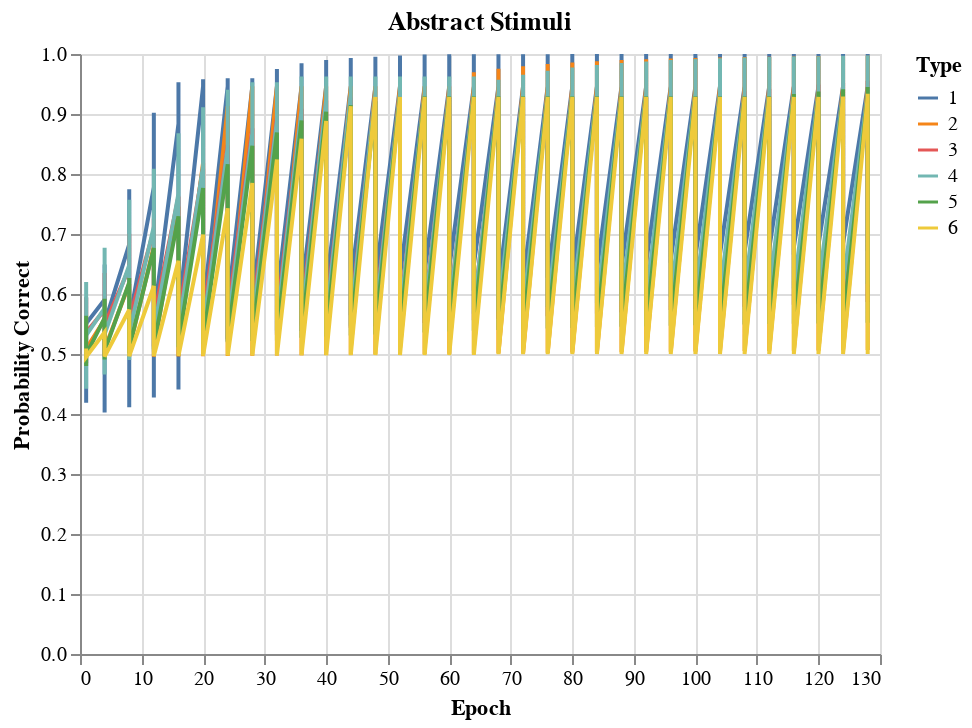

Notebook cell for this chart:
### Code cell
import glob
import pandas as pd
import altair as alt

alt.data_transformers.disable_max_rows()

# load in csv files from abstract simulations
#abstract_results = glob.glob('results/abstract/*')
#abstract_results = glob.glob('csv/abstract/*')
abstract_results = glob.glob('csv_test/abstract/*')
results = sorted(abstract_results)

# create a list to store each the dataframe loaded from each csv
results_lst = []
for filename in results:
    df = pd.read_csv(filename, index_col=0, header=0)
    max_epochs = filename.split('_')[-1][:-4]  # extract max epochs
    df['Max Epochs'] = max_epochs
    results_lst.append(df)

# combine csv files using pandas
abstract_results_df = pd.concat(results_lst, axis=0, ignore_index=True)
df.to_csv('csv_test/hm.csv')

# create the base plotting object
# mark_point() specifies to plot each data point
# mark_line() specifies to plot lines between points
# encode() and its arguments specify which columns from the data frame to read from and plot
base = alt.Chart(abstract_results_df).mark_point(filled=True).mark_line().encode(
    x=alt.X('Epoch'),
    y=alt.Y('Probability Correct', scale=alt.Scale(domain=(0, 1))),
    color='Type:N'
)

# create filters for each variable
#models = ['resnet18', 'resnet152']
models = ['mlp', 'alcove']
model_dropdown = alt.binding_radio(options=models)
model_select = alt.selection_single(fields=['Model'], bind=model_dropdown, name='model')

nets = ['resnet18','resnet152','vgg11']
net_dropdown = alt.binding_radio(options=nets)
net_select = alt.selection_single(fields=['Net'], bind=net_dropdown, name='net')

types = [1, 2, 3, 4, 5, 6]
type_dropdown = alt.binding_radio(options=types)
type_select = alt.selection_single(fields=['Type'], bind=type_dropdown, name="type")

losses = ['ll', 'hinge','mse','humble']
loss_dropdown = alt.binding_radio(options=losses)
loss_select = alt.selection_single(fields=['Loss Type'], bind=loss_dropdown, name='loss')

epochs = ['16', '32', '64', '128']
epochs_dropdown = alt.binding_radio(options=epochs)
epochs_select = alt.selection_single(fields=['Max Epochs'], bind=epochs_dropdown, name='epochs')

#lr_assoc_slider = alt.binding_range(min=0.005, max=0.015, step=0.005, name='lr_assoc_s')
lr_assoc_slider = alt.binding_range(min=0.03, max=0.035, step=0.005, name='lr_assoc_s')
lr_assoc_select = alt.selection_single(fields=['LR-Association'], bind=lr_assoc_slider, name='lr_assoc')

#lr_attn_slider = alt.binding_range(min=0.001, max=0.003, step=0.001, name='lr_attn_s')
lr_attn_slider = alt.binding_range(min=0.0033, max=0.0043, step=0.001, name='lr_attn_s')
lr_attn_select = alt.selection_single(fields=['LR-Attention'], bind=lr_attn_slider, name='lr_attn')

#c_slider = alt.binding_range(min=0.5, max=1.5, step=0.5, name='c_s')
c_slider = alt.binding_range(min=6.5, max=7, step=0.5, name='c_s')
c_select = alt.selection_single(fields=['c'], bind=c_slider, name='c')

#phi_slider = alt.binding_range(min=0.25, max=0.75, step=0.25, name='phi_s')
phi_slider = alt.binding_range(min=2.5, max=2.75, step=0.25, name='phi_s')
phi_select = alt.selection_single(fields=['phi'], bind=phi_slider, name='phi')

#cs =

#phis =

# add any additional _selects necessary inside add_selection
# and then add a separate transform_filter() for each select object
interactive_plot = base.add_selection(
    loss_select, epochs_select, model_select, lr_assoc_select, lr_attn_select, c_select, phi_select
).transform_filter(
    loss_select
).transform_filter(
    epochs_select  
).transform_filter(
    model_select
).transform_filter(
    lr_assoc_select
).transform_filter(
    lr_attn_select
).transform_filter(
    c_select
).transform_filter(
    phi_select
).properties(title='Abstract Stimuli')

# display the plot in the notebook
# you may need to select all of the options once the plot is created to see something sensible
# it would be good to find a way to set a default value to plot initially
interactive_plot

### Figure 1 — Vega-Lite specification as saved in the notebook (floating-point values rounded to 4 significant figures; data arrays with more than 128 entries replaced by an {"elided": "..."} marker saying what was removed)
{"config": {"view": {"continuousWidth": 400, "continuousHeight": 300}}, "data": {"name": "data-cb3d828630749b7884876edef38d62f5"}, "mark": "line", "encoding": {"color": {"type": "nominal", "field": "Type"}, "x": {"type": "quantitative", "field": "Epoch"}, "y": {"type": "quantitative", "field": "Probability Correct", "scale": {"domain": [0, 1]}}}, "selection": {"loss": {"type": "single", "fields": ["Loss Type"], "bind": {"input": "radio", "options": ["ll", "hinge", "mse", "humble"]}}, "epochs": {"type": "single", "fields": ["Max Epochs"], "bind": {"input": "radio", "options": ["16", "32", "64", "128"]}}, "model": {"type": "single", "fields": ["Model"], "bind": {"input": "radio", "options": ["mlp", "alcove"]}}, "lr_assoc": {"type": "single", "fields": ["LR-Association"], "bind": {"input": "range", "max": 0.035, "min": 0.03, "name": "lr_assoc_s", "step": 0.005}}, "lr_attn": {"type": "single", "fields": ["LR-Attention"], "bind": {"input": "range", "max": 0.0043, "min": 0.0033, "name": "lr_attn_s", "step": 0.001}}, "c": {"type": "single", "fields": ["c"], "bind": {"input": "range", "max": 7, "min": 6.5, "name": "c_s", "step": 0.5}}, "phi": {"type": "single", "fields": ["phi"], "bind": {"input": "range", "max": 2.75, "min": 2.5, "name": "phi_s", "step": 0.25}}}, "title": "Abstract Stimuli", "transform": [{"filter": {"selection": "loss"}}, {"filter": {"selection": "epochs"}}, {"filter": {"selection": "model"}}, {"filter": {"selection": "lr_assoc"}}, {"filter": {"selection": "lr_attn"}}, {"filter": {"selection": "c"}}, {"filter": {"selection": "phi"}}], "$schema": "https://vega.github.io/schema/vega-lite/v4.0.2.json", "datasets": {"data-cb3d828630749b7884876edef38d62f5": {"elided": "4578 records"}}}
